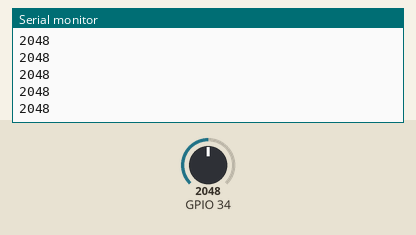
Bench run of a sketch on a simulated ESP32. On the bench: the last lines printed to the serial monitor. The inputs (shaded band) are chosen by the test bench; at power-on: GPIO 34 = 2048.

Above: at 1.2 s.
1.3 s: GPIO 34 set to 2866
At 1.56 s:
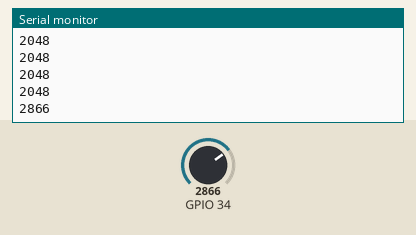
2.8 s: GPIO 34 set to 3603
At 2.96 s:
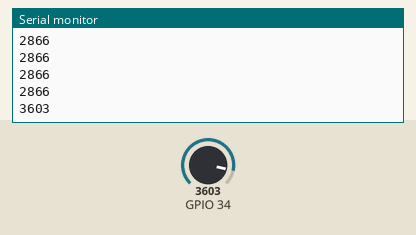
Timing chart, 0 to 5.8 s (numbered marks = the images above; inputs shaded):
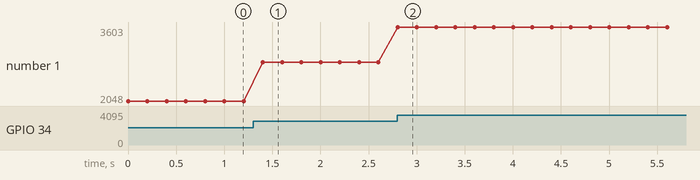

The sketch:

sketch.ino
```cpp
void setup() { Serial.begin(115200); }
void loop() {
  Serial.println(analogRead(34));
  delay(200);
}
```

Measured:
- after the input at 1.3 s, the serial monitor: prints a new line after 0.10 s (image 1)
- after the input at 2.8 s, the serial monitor: prints a new line at once (image 2)
- plotted number 1: 2048 → 2866 after the input at 1.3 s, 2866 → 3603 after the input at 2.8 s
